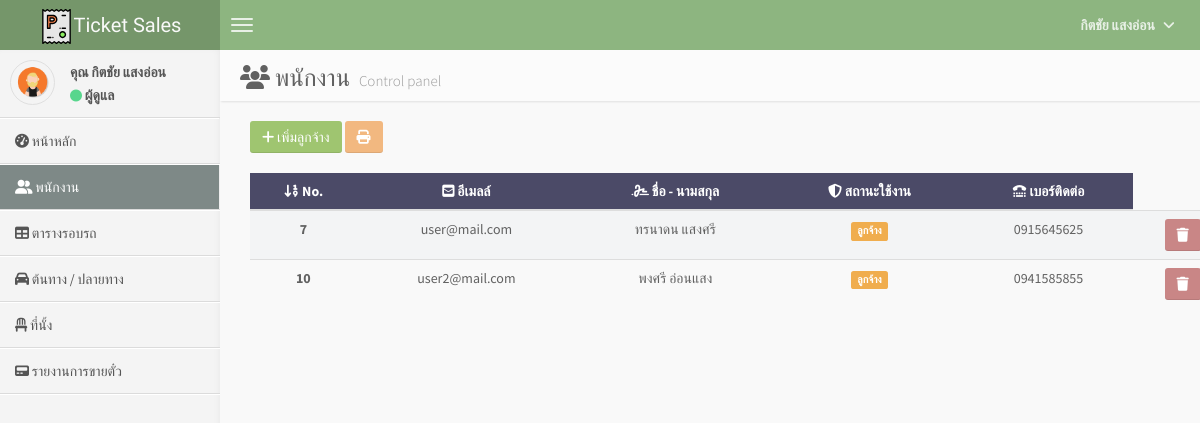
The app's page /employee.php (signed in) with its own data.
### tables this page shows
CREATE TABLE `tb_user` (
  `u_id` int(11) NOT NULL,
  `u_email` varchar(70) NOT NULL,
  `u_password` varchar(280) NOT NULL,
  `u_first_name` varchar(180) NOT NULL,
  `u_last_name` varchar(80) NOT NULL,
  `u_role` int(11) NOT NULL DEFAULT 0,
  `u_tel` varchar(10) NOT NULL
);

### employee.php (the view, shortened to what this page needs)
<?php
require "connect.php";
$id = $_SESSION["user_id"];
$role = $_SESSION["user_role"];
$SQL = "SELECT * FROM tb_user WHERE u_id = '{$id}'";
$objQuery = mysqli_query($con, $SQL);
$user = mysqli_fetch_assoc($objQuery);
$SQL = "SELECT * FROM tb_user WHERE u_id != '{$id}'";
$objUserAll = mysqli_query($con, $SQL);
?>
<!DOCTYPE html>
<html>
<head>
    <link href="css/bootstrap.min.css" rel="stylesheet" type="text/css" />
    <link rel="stylesheet" href="node_modules\@fortawesome\fontawesome-free\css\all.min.css">
    <link href="css/AdminLTE.css" rel="stylesheet" type="text/css" />
    <link href="css/custom.css" rel="stylesheet" type="text/css" />
</head>
<body class="skin-blue">
    <header class="header">
        <a href="index.php" class="logo">
            <img src="svg/parking_ticket.svg" width="35px" height="35px"/>Ticket Sales
        </a>
        <nav class="navbar navbar-static-top" role="navigation">
            <a href="#" class="navbar-btn sidebar-toggle" data-toggle="offcanvas" role="button">
                <span class="icon-bar"></span>
                <span class="icon-bar"></span>
                <span class="icon-bar"></span>
            </a>
            <div class="navbar-right">
                <ul class="nav navbar-nav">
                    <li class="dropdown user user-menu">
                        <a href="#" class="dropdown-toggle" data-toggle="dropdown">
                            <span> <?= $user["u_first_name"] . " " . $user["u_last_name"] ?></span>
                            <i class="fas fa-angle-down" style="font-size: 14px;margin-left: 5px;"></i>
                        </a>
                    </li>
                </ul>
            </div>
        </nav>
    </header>
    <div class="wrapper row-offcanvas row-offcanvas-left">
        <aside class="left-side sidebar-offcanvas">
            <section class="sidebar">
                <div class="user-panel">
                    <div class="pull-left image">
                        <img src="img/user1.png" class="img-circle" alt="User Image" />
                    </div>
                    <div class="pull-left info">
                        <p>คุณ <?= $user["u_first_name"] . " " . $user["u_last_name"] ?> </p>
                        <div>
                            <i class="fas fa-circle" style="font-size: 12px;color:#58D68D"></i>
                            <?= $role == 1 ? "ผู้ดูแล" : "พนักงาน" ?>
                        </div>
                    </div>
                </div>
                <?php require "navigation.php" ?>
            </section>
        </aside>
        <aside class="right-side">
            <section class="content-header">
                <h1 style="color: #616161;">
                    <i class="fas fa-users"></i> พนักงาน
                    <small>Control panel</small>
                </h1>
            </section>
            <section class="content">
                <div class="container" style="margin-bottom: 10px;">
                    <a href="add_emp.php">
                        <button class="btn btn-success">
                            <i class="fas fa-plus"></i>
                            เพิ่มลูกจ้าง
                        </button>
                    </a>
                    <button class="btn btn-warning" onclick="listUser()">
                        <i class="fas fa-print"></i>
                    </button>
                </div>
                <div class="container" style="overflow-x: auto;">
                    <table class="table table-striped text-center" style="margin-top: 10px;box-sizing: border-box;">
                        <thead class="thead-dark" style="background-color: #4B4A67;color:white">
                            <tr>
                                <th scope="col">
                                    <i class="fas fa-sort-numeric-down"></i>
                                    No.
                                </th>
                                <th scope="col">
                                    <i class="fas fa-envelope-square"></i>
                                    อีเมลล์
                                </th>
                                <th scope="col">
                                    <i class="fas fa-signature"></i>
                                    ชื่อ - นามสกุล
                                </th>
                                <th scope="col">
                                    <i class="fas fa-shield-alt"></i>
                                    สถานะใช้งาน
                                </th>
                                <th scope="col">
                                    <i class="fas fa-tty"></i>
                                    เบอร์ติดต่อ
                                </th>
                            </tr>
                        </thead>
                        <tbody style="color: #616161;">
                            <?php while($row = mysqli_fetch_assoc($objUserAll)): ?>
                                <tr>
                                    <th scope="row"><?= $row["u_id"]?></th>
                                    <td><?= $row["u_email"]?></td>
                                    <td><?= $row["u_first_name"] ." ". $row["u_last_name"] ?></td>
                                    <td><?= $row["u_role"] == 0? "<p class='label label-warning'>ลูกจ้าง</p>":"<p class='label label-success'>ผู้ดูแล</p>" ?></td>
                                    <td><?= $row["u_tel"]?></td>
                                    <td>
                                        <a href="action/action_delete_emp.php?id=<?= $row["u_id"] ?>">
                                            <button class="btn btn-danger">
                                                <i class="fas fa-trash"></i>
                                            </button>
                                        </a>
                                    </td>
                                </tr>
                            <?php endwhile; ?>
                        </tbody>
                    </table>
                </div>
            </section>
        </aside>
    </div>
</body>
</html>

### css/AdminLTE.css (style rules this page uses)
html, body { overflow-x: hidden!important; font-family: 'Source Sans Pro', sans-serif; -webkit-font-smoothing: antialiased; min-height: 100%; background: #f9f9f9; }
a { color: #3c8dbc; }
.wrapper { min-height: 100%; }
.wrapper:before, .wrapper:after { display: table; content: " "; }
.wrapper:after { clear: both; }
body > .header { position: absolute; top: 0; left: 0; right: 0; z-index: 1030; }
.right-side, .left-side { min-height: 100%; display: block; }
.right-side { background-color: #f9f9f9; margin-left: 220px; }
.left-side { position: absolute; width: 220px; top: 0; }
@media screen and (min-width: 992px) { .left-side { top: 50px; } }
.content { padding: 20px 15px; background: #f9f9f9; }
h1, h2, h3, h4, h5, h6, .h1, .h2, .h3, .h4, .h5, .h6 { font-family: 'Source Sans Pro', sans-serif; }
img { max-width: 100%important; }
.table-striped > tbody > tr:nth-child(odd) > td, .table-striped > tbody > tr:nth-child(odd) > th { background-color: #f3f4f5; }
table.text-center td, table.text-center th { text-align: center; }
body > .header { position: relative; max-height: 100px; z-index: 1030; }
body > .header .navbar { height: 50px; margin-bottom: 0; margin-left: 220px; }
body > .header .navbar .sidebar-toggle { float: left; padding: 9px 5px; margin-top: 8px; margin-right: 0; margin-bottom: 8px; margin-left: 5px; background-color: transparent; background-image: none; border: 1px solid transparent; -webkit-border-radius: 0 !important; -moz-border-radius: 0 !important; border-radius: 0 !important; }
body > .header .navbar .sidebar-toggle .icon-bar { display: block; width: 22px; height: 2px; -webkit-border-radius: 4px; -moz-border-radius: 4px; border-radius: 4px; }
body > .header .navbar .sidebar-toggle .icon-bar + .icon-bar { margin-top: 4px; }
body > .header .navbar .nav > li.user > a { font-weight: bold; }
body > .header .logo { float: left; font-size: 20px; line-height: 50px; text-align: center; padding: 0 10px; width: 220px; font-family: 'Kaushan Script', cursive; font-weight: 500; height: 50px; display: block; }
.right-side > .content-header { position: relative; padding: 15px 15px 10px 20px; }
.right-side > .content-header > h1 { margin: 0; font-size: 24px; }
.right-side > .content-header > h1 > small { font-size: 15px; display: inline-block; padding-left: 4px; font-weight: 300; }
.sidebar { margin-bottom: 5px; }
.user-panel { padding: 10px; }
.user-panel:before, .user-panel:after { display: table; content: " "; }
.user-panel:after { clear: both; }
.user-panel > .image > img { width: 45px; height: 45px; }
.user-panel > .info { font-weight: 600; padding: 5px 5px 5px 15px; font-size: 14px; line-height: 1; }
.user-panel > .info > p { margin-bottom: 9px; }
.btn { font-weight: 500; -webkit-border-radius: 3px; -moz-border-radius: 3px; border-radius: 3px; border: 1px solid transparent; -webkit-box-shadow: inset 0px -2px 0px 0px rgba(0, 0, 0, 0.09); -moz-box-shadow: inset 0px -2px 0px 0px rgba(0, 0, 0, 0.09); box-shadow: inset 0px -1px 0px 0px rgba(0, 0, 0, 0.09); }
.btn.btn-success { background-color: #00a65a; border-color: #008d4c; }
.btn.btn-danger { background-color: #f56954; border-color: #f4543c; }
.btn.btn-warning { background-color: #f39c12; border-color: #e08e0b; }
.skin-blue .navbar { background-color: #3c8dbc; }
.skin-blue .navbar .nav a { color: rgba(255, 255, 255, 0.8); }
.skin-blue .navbar .navbar-right > .nav { margin-right: 10px; }
.skin-blue .navbar .sidebar-toggle .icon-bar { background: rgba(255, 255, 255, 0.8); }
.skin-blue .logo { background-color: #367fa9; color: #f9f9f9; }
.skin-blue .right-side > .content-header { background: #fbfbfb; box-shadow: 1px 1px 2px rgba(0, 0, 0, 0.1); }
.skin-blue .user-panel > .image > img { border: 1px solid #dfdfdf; }
.skin-blue .user-panel > .info, .skin-blue .user-panel > .info > a { color: #555555; }
.skin-blue .sidebar { border-bottom: 1px solid #fff; }
.skin-blue .left-side { background: #f4f4f4; -webkit-box-shadow: inset -3px 0px 8px -4px rgba(0, 0, 0, 0.1); -moz-box-shadow: inset -3px 0px 8px -4px rgba(0, 0, 0, 0.1); box-shadow: inset -3px 0px 8px -4px rgba(0, 0, 0, 0.07); }

### css/custom.css (style rules this page uses)
.skin-blue .navbar { background-color: #8DB580 !important; }
.skin-blue .logo { background-color: #75966a !important; color: #f9f9f9 !important; }
.btn.btn-warning { background-color: #F2B880 !important; border: none !important; }
.btn.btn-success { background-color: #9fc570 !important; border: none !important; }
.btn.btn-danger { background-color: #C98686 !important; border: none !important; }

### records on screen
tb_user: u_first_name "กิตชัย", u_last_name "แสงอ่อน"
tb_user: u_id "7", u_email "user@mail.com", u_first_name "ทรนาดน", u_last_name "แสงศรี", u_role "ลูกจ้าง", u_tel "0915645625"
tb_user: u_id "10", u_email "user2@mail.com", u_first_name "พงศรี", u_last_name "อ่อนแสง", u_role "ลูกจ้าง", u_tel "0941585855"
